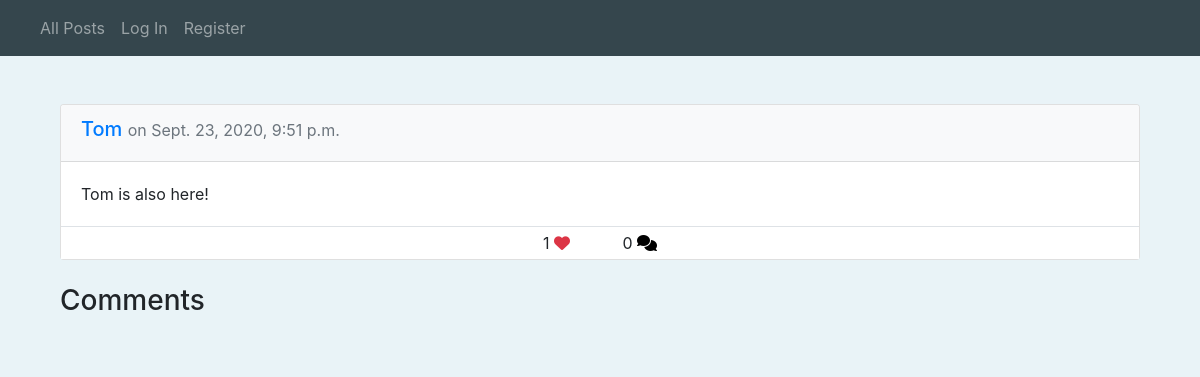
Page /post/17 on the earlier database version.
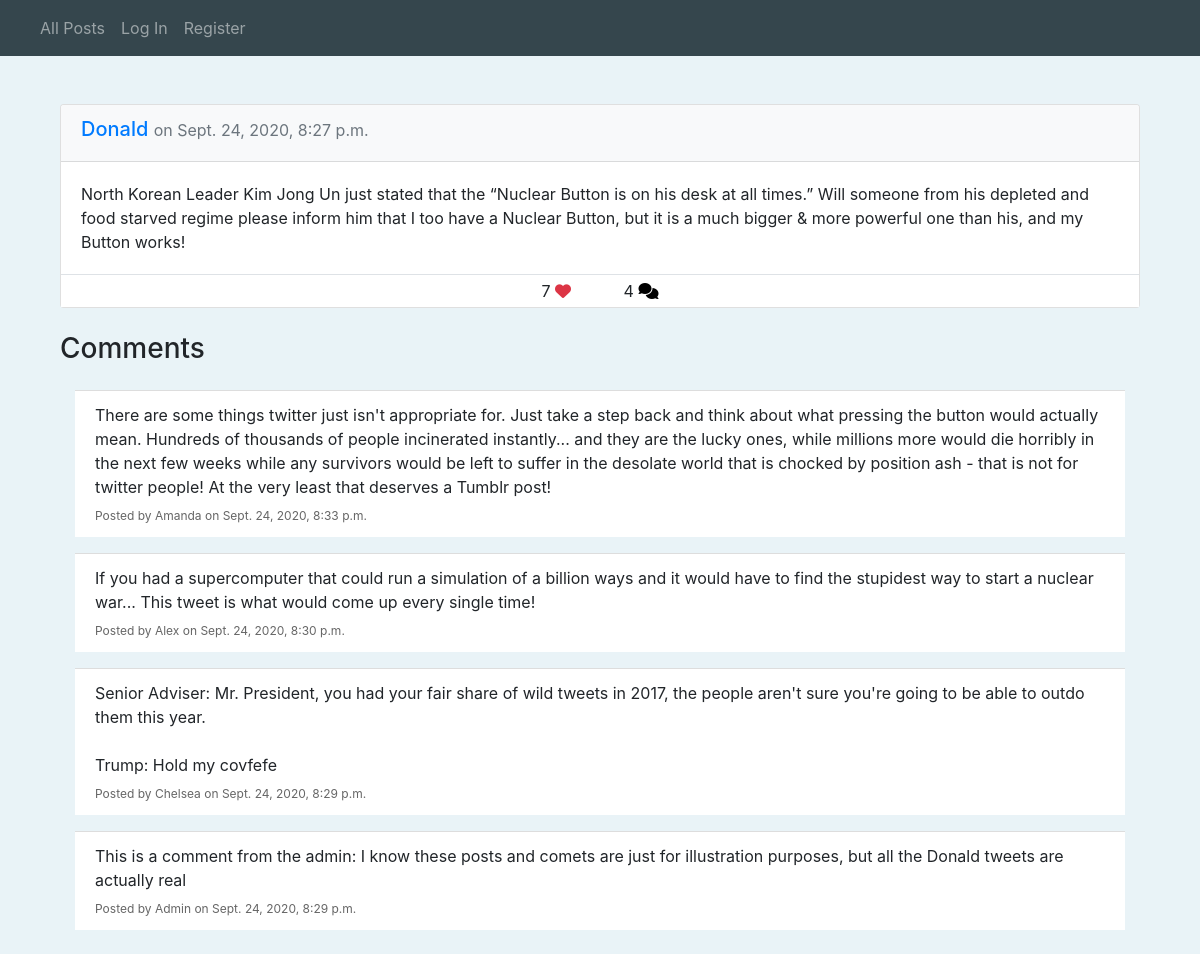
Same page on the later database version.
### network/models.py (models this page shows, shortened)
class Post(models.Model):
    creator = models.ForeignKey(User, related_name="posts",
                on_delete=models.CASCADE)
    timestamp = models.DateTimeField(auto_now_add=True)
    content = models.TextField(max_length=10000)
    def __str__(self):
        return f'{self.creator} from {self.timestamp.strftime("%d.%m.%Y %H:%M")}'

class User(AbstractUser):
    likes = models.ManyToManyField("Post", blank=True,
            related_name="likes")
    follows = models.ManyToManyField("self", blank=True, symmetrical=False,
              related_name="followers", default=0)
    def __str__(self):
        return f"{self.username}"

class Comment(models.Model):
    creator = models.ForeignKey(User, related_name="comments",
              on_delete=models.CASCADE)
    content = models.TextField(max_length=10000)
    post = models.ForeignKey(Post, related_name="comments",
           on_delete=models.CASCADE)
    timestamp = models.DateTimeField(auto_now_add=True)

### network/views.py (the view)
# urls.py: path("post/<int:post_id>", views.post, name="post"),
def post(request, post_id):
    post = Post.objects.get(pk=post_id)
    if request.method == "POST":
        if "comment" in request.POST.keys():
            comment = Comment(creator=request.user,
                              content=request.POST["comment"],
                              post=post)
            comment.save()
    content = getPaginator(request, post.comments.order_by("-timestamp"))
    content["comments"] = content.pop("page")
    content["currentPage"] = "comment"
    content["mainPost"] = post
    print(content)
    return render(request, "network/index.html", content)

### network/utils.py (called while the page is built)
def getPaginator(request, data):
    p = Paginator(data, 10)
    page_number = request.GET.get("page", 1)
    page = p.get_page(page_number)
    if page.has_previous():
        previousURL = f"?page={page.previous_page_number()}"
    else:
        previousURL = ''
    if page.has_next():
        nextURL = f"?page={page.next_page_number()}"
    else:
        nextURL = ''
    content = {"page": page, "previousURL": previousURL, "nextURL": nextURL}
    return content

### network/templates/network/index.html (shortened to what this page needs)
{% extends "network/layout.html" %}
{% load static %}
{% block body %}
    <div class="container py-3">
        {% if user.is_authenticated and currentPage == "index" %}
            <form method="POST">
                {% csrf_token %}
                <div class="form-group">
                    <textarea class="form-control" name="content" rows="5" placeholder="What's on your mind?"></textarea>
                </div>
                <div class="text-right">
                    <button type="submit" class="btn btn-primary ">Tweet</button>
                </div>
            </form>
        {% elif currentPage == "comment" %}
            <div class="container d-block pt-3">
                <div class="card my-3">
                    <div class="card-header bg-light">
                        <h5><a href="{% url 'profile' mainPost.creator %}">{{ mainPost.creator }}</a>
                            <small class="text-muted"> on {{ mainPost.timestamp }}</small>
                        </h5>
                    </div>
                    <div class="card-body">
                        <p class="card-text content">{{ mainPost.content }}</p>
                    </div>
                    <div class="border-top py-1 bg-white row-fluid text-center">
                        <span class="">
                            <span id="num_likes">{{ mainPost.likes.all | length }}</span>
                            {% if not user.is_authenticated %}
                                <i class="fa fa-heart text-danger"></i>
                            {% elif user in mainPost.likes.all %}
                                <button id="likeBtn" class="bg-transparent border-0 p-0 m-0"><i class="fa fa-heart text-danger"></i></button>
                            {% else %}
                                <button id="likeBtn" class="bg-transparent border-0 p-0 m-0"><i class="far fa-heart text-danger"></i></button>
                            {% endif %}
                        </span>
                        <span class="ml-5">
                            <span id="num_comments">{{ mainPost.comments.all | length }}</span>
                            <button id="commentsBtn" class="bg-transparent border-0 p-0 m-0"><i class="fas fa-comments"></i></button>
                        </span>
                    </div>
                </div>
            </div>
            <div class="container panel panel-default widget mt-4">
                <div class="panel-heading">
                    {% if user.is_authenticated %}
                    <h3 class="panel-title"> Post a comment </h3>
                        <form class="mt-2" method="POST">
                            {% csrf_token %}
                            <div class="form-group">
                                <textarea name="comment" class="form-control" rows="3" placeholder="What are your thoughts?"></textarea>
                            </div>
                            <div class="text-right">
                                <button type="submit" class="btn btn-primary btn-sm">Comment</button>
                            </div>
                        </form>
                    {% else %}
                        <h3 class="panel-title"> Comments </h3>
                    {% endif %}
                </div>
                <div class="container panel-body mt-3">
                    <ul class="list-group">
                        {% for comment in comments.object_list %}
                        <li class="list-group-item my-2">
                            <span class="content">{{ comment.content }}</span>
                            <div class="mic-info mt-2">
                                Posted by {{ comment.creator }} on {{ comment.timestamp }}
                            </div>
                        </li>
                        {% endfor %}
                    </ul>
                </div>
            </div>
        {% endif %}
    </div>
{% endblock %}

### network/templates/network/layout.html (shortened to what this page needs)
{% load static %}
<!DOCTYPE html>
<html lang="en">
    <head>
        <link rel="stylesheet" href="https://stackpath.bootstrapcdn.com/bootstrap/4.4.1/css/bootstrap.min.css">
        <link href="{% static 'network/styles.css' %}" rel="stylesheet">
    </head>
    <body>
        <nav class="navbar navbar-expand-lg navbar-dark navbar-fixed-top">
            <div class="nav">
              <ul class="navbar-nav mr-auto">
                <li class="nav-item">
                  <a class="nav-link" href="{% url 'index' %}">All Posts</a>
                </li>
                {% if user.is_authenticated %}
                    <li class="nav-item">
                        <a class="nav-link" href="{% url 'following' %}">Following</a>
                    </li>
                    <li class="nav-item">
                        <a class="nav-link" href="{% url 'logout' %}">Log Out</a>
                    </li>
                {% else %}
                    <li class="nav-item">
                        <a class="nav-link" href="{% url 'login' %}">Log In</a>
                    </li>
                    <li class="nav-item">
                        <a class="nav-link" href="{% url 'register' %}">Register</a>
                    </li>
                {% endif %}
              </ul>
            </div>
          </nav>
        <div class="body">
            {% block body %}
            {% endblock %}
        </div>
    </body>
</html>

### network/static/network/styles.css (style rules this page uses)
.content { white-space: pre-line; }
.body, html { margin: 0; height: 100%; background-color: #e9f3f7; }
.widget .panel-title { display:inline }
.widget li.list-group-item { border-radius: 0; border: 0; border-top: 1px solid #ddd; }
.widget .mic-info { color: #666666; font-size: 12px; }
.navbar { background-color: #35464d; }

Differences in the rows shown:
changed Post: creator "Tom" → "Donald"; timestamp "Sept. 23, 2020, 9:51 p.m." → "Sept. 24, 2020, 8:27 p.m."; content "Tom is also here!" → "North Korean Leader Kim Jong Un just stated that the “Nuclear Button is on his desk at all times.” Will someone from his depleted and food starved regime please inform him that I too have a Nuclear Button, but it is a much bigger & more powerful one than his, and my Button works!"; likes.all|length "1" → "7"; comments.all|length "0" → "4"
added Comment: content "There are some things twitter just isn't appropriate for. Just take a step back and think about what pressing the button would actually mean. Hundreds of thousands of people incinerated instantly... and they are the lucky ones, while millions more would die horribly in the next few weeks while any survivors would be left to suffer in the desolate world that is chocked by position ash - that is not for twitter people! At the very least that deserves a Tumblr post!", creator "Amanda", timestamp "Sept. 24, 2020, 8:33 p.m."
added Comment: content "If you had a supercomputer that could run a simulation of a billion ways and it would have to find the stupidest way to start a nuclear war... This tweet is what would come up every single time!", creator "Alex", timestamp "Sept. 24, 2020, 8:30 p.m."
added Comment: content "Senior Adviser: Mr. President, you had your fair share of wild tweets in 2017, the people aren't sure you're going to be able to outdo them this year. Trump: Hold my covfefe", creator "Chelsea", timestamp "Sept. 24, 2020, 8:29 p.m."
added Comment: content "This is a comment from the admin: I know these posts and comets are just for illustration purposes, but all the Donald tweets are actually real", creator "Admin", timestamp "Sept. 24, 2020, 8:29 p.m."
